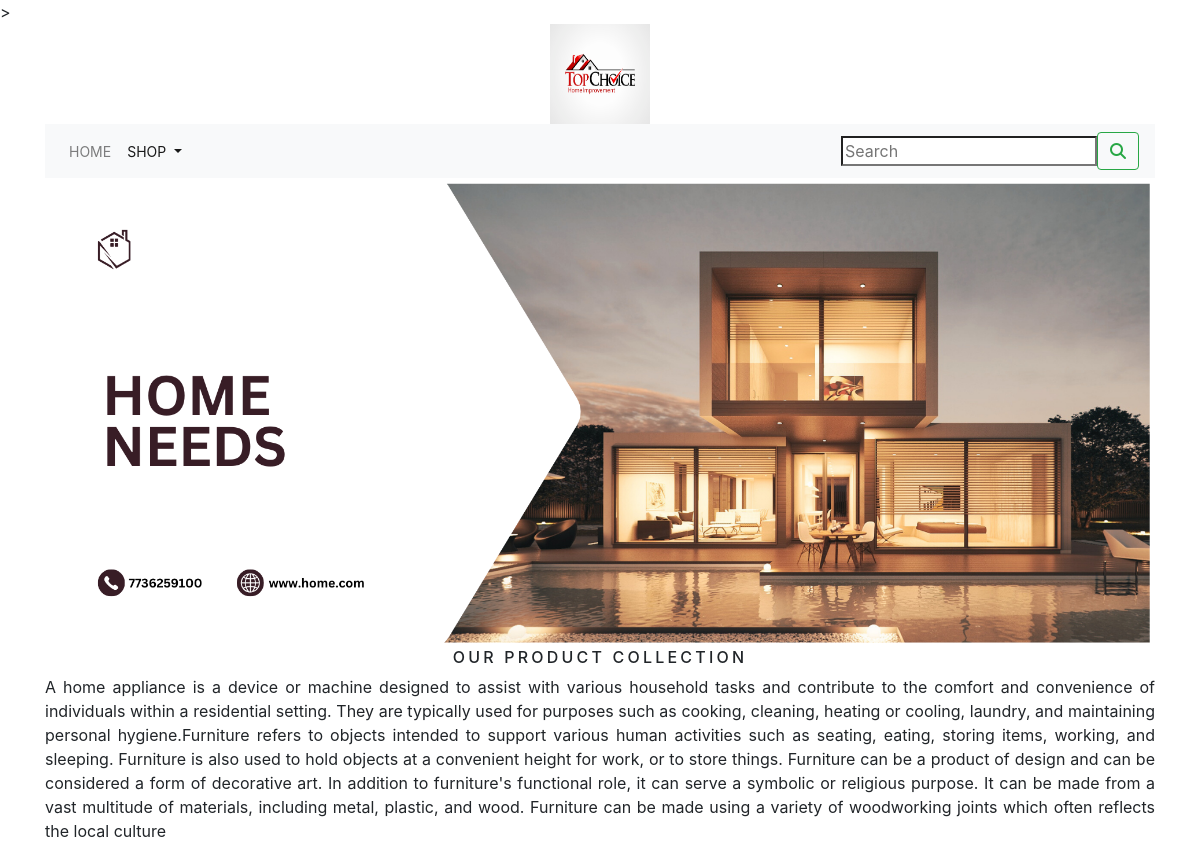
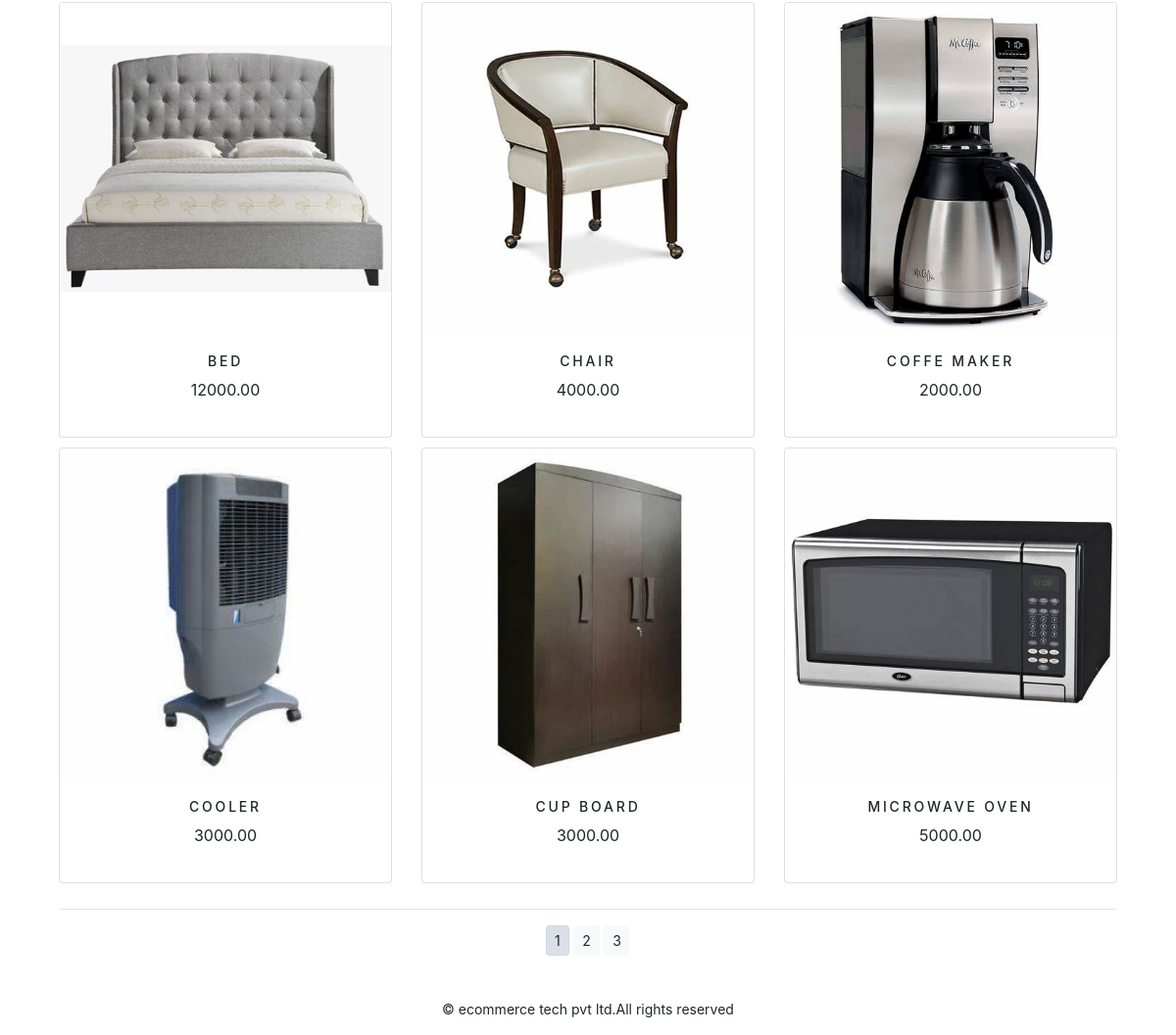
The app's page /ecommerceapp/ with its own data (2 pictures, top to bottom).
### ecommerceapp/models.py (models this page shows, shortened)
class product(models.Model):
    name = models.CharField(max_length=250, unique=True)
    slug = models.SlugField(max_length=250, unique=True)
    description=models.TextField(blank=True)
    price=models.DecimalField(max_digits=10,decimal_places=2)
    category=models.ForeignKey(category,on_delete=models.CASCADE)
    image=models.ImageField(upload_to='product',blank=True)
    stock=models.IntegerField()
    available=models.BooleanField(default=True)
    created=models.DateTimeField(auto_now_add=True)
    updated=models.DateTimeField(auto_now=True)
    def get_url(self):
        return reverse('ecommerceapp:prodCatdetail',args=[self.category.slug,self.slug])
    class Meta:
        ordering = ('name',)
        verbose_name = 'product'
        verbose_name_plural = 'products'

### ecommerceapp/views.py (the view)
# urls.py: path('',views.allProdCat,name='allProdCat'),
def allProdCat(request,c_slug=None):
    c_page=None
    products_list=None
    if c_slug!=None:
        c_page=get_object_or_404(category,slug=c_slug)
        products_list=product.objects.all().filter(category=c_page,available=True)
    else:
        products_list=product.objects.all().filter(available=True)
    paginator=Paginator(products_list,6)
    try:
        page=int(request.GET.get('page','1'))
    except:
        page=1
    try:
        products=paginator.page(page)
    except(EmptyPage,InvalidPage):
        products=paginator.page(paginator.num_pages)
    return render(request,'category.html',{'category':c_page,'products':products})

### cart/context_processors.py (called while the page is built)
def counter(request):
    item_count=0
    if 'admin' in request.path:
        return {}
    else:
        try:
            cart=Cart.objects.filter(cart_id=_cart_id(request))
            car_items=CartItem.objects.all().filter(cart=cart[:1])
            for cart_item in car_items:
                item_count += cart_item.quantity
        except Cart.DoesNotExist:
            item_count =0
    return dict(item_count=item_count)

### cart/views.py (called while the page is built)
def _cart_id(request):
    cart=request.session.session_key
    if not cart:
        cart=request.session.create()
    return cart

### ecommerceapp/context_processors.py (called while the page is built)
def menu_links(request):
    links=category.objects.all()
    return dict(links=links)

### ecommerceapp/models.py (called while the page is built)
    def get_link(self):
        return reverse('ecommerceapp:product_by_category',args=[self.slug])

### templates/category.html (shortened to what this page needs)
{% extends 'base.html' %}
{% load static %}
{% block content %}
<div class="mx-auto">
    {% if category %}
    <img class="my_image" src="{{category.image.url}}" alt="{{category.name}}">
</div>
    <br>
<div>
    <h1 class="text-center my_title">{{category.name}}</h1>
    <p class="text-justify">{{category.description}}</p>
</div>
{% else %}
<div>
    <img class="my_image my_image_padding"src="{% static 'img/banner.png' %}" alt="our products" width="1250px">
</div>
<div>
    <h1 class="text-center my_title">OUR PRODUCT COLLECTION</h1>
    <p class="text-justify">A home appliance is a device or machine designed to assist with various household tasks and contribute to the comfort and convenience of individuals within a residential setting. They are typically used for purposes such as cooking, cleaning, heating or cooling, laundry, and maintaining personal hygiene.Furniture refers to objects intended to support various human activities such as seating, eating, storing items, working, and sleeping. Furniture is also used to hold objects at a convenient height for work, or to store things. Furniture can be a product of design and can be considered a form of decorative art. In addition to furniture's functional role, it can serve a symbolic or religious purpose. It can be made from a vast multitude of materials, including metal, plastic, and wood. Furniture can be made using a variety of woodworking joints which often reflects the local culture</p>
</div>
{% endif %}
<div class="container">
    <div class="row">
        {% for product in products.object_list %}
        <div class="my_bottom_margin col-9 col-sm-12 col-md-12 col-md-4 col-lg-4">
            <div class="card text-center" style="min-width:18rem;">
                <a href="{{product.get_url}}"><img class="card-img-top my_image" src="{{product.image.url}}" alt="{{product.name}}" width="150px" height="150px"></a>
            <div class="card-body">
                <h4>{{product.name}}</h4>
                <p>{{product.price}}</p>
            </div>
            </div>
        </div>
        {% endfor %}
    </div>
    <div class="mx-auto">
        {% if products.paginator.num_pages > 1 %}
        <hr>
        <div class="text-center">
            {% for pg in products.paginator.page_range %}
            <a href="?page={{pg}}" class="btn btn-light btn-sm {% if products.number == pg %} active {% endif %}">{{pg}}</a>
            {% endfor %}
        </div>
        {% endif %}
    </div>
    <br>
</div>
{% endblock %}

### templates/base.html (shortened to what this page needs)
{% load static %}
<!DOCTYPE html>
<html lang="en">
<head>
    <link rel="stylesheet" href="{% static 'css/custom.css' %}">
        <link rel="stylesheet" href="{% static 'css/bootstrap.min.css' %}">
</head>
<body>
<div class="container">
{% include 'header.html' %}
{% include 'navbar.html' %}
{% block content %}
{% endblock %}
{% include 'footer.html' %}
</div>
</body>
</html>

### templates/header.html
{% load static %}
<header>
    <center>
        <a href="{% url 'ecommerceapp:allProdCat' %}"></a><img src="{% static 'img/logo.jpg' %}" alt="logimage" width="100px" height="100px">
    </center>
</header>

### templates/navbar.html (shortened to what this page needs)
<nav class="navbar navbar-expand-lg navbar-light bg-light">
  <div class="collapse navbar-collapse" id="navbarSupportedContent">
    <ul class="navbar-nav mr-auto">
      <li class="nav-item">
        <a class="nav-link" href="#">HOME</a>
      </li>
      <li class="nav-item dropdown {% if 'ecommerceapp' in request.path %} active {% endif %}">
        <a class="nav-link dropdown-toggle" href="#" id="navbarDropdown" role="button" data-toggle="dropdown" aria-haspopup="true" aria-expanded="false">
          SHOP
        </a>
      </li>
    </ul>
    <form class="form-inline my-2 my-lg-0" action="{% url 'search_app:SearchResult' %}" method="get">
      <input  type="search" placeholder="Search" name="q" aria-label="Search">
      <button class="btn btn-outline-success my-2 my-sm-0" type="submit"><i class="fa-solid fa-magnifying-glass"></i></button>
    </form>
  </div>
</nav>

### templates/footer.html
<div class="footer navbar-fixed-bottom my_footer">
    <p class="text-center">&copy; ecommerce tech pvt ltd.All rights reserved </p>
</div>

### static/css/custom.css (style rules this page uses)
body { font-family: 'Martian Mono', monospace; }
.nav-item { text-spacing : .2em; font-size : 14px; text-transform : uppercase; }
.my_footer { backgound-color : #af8ef2 height : 60px; }
.my_footer p { padding-top : 20px; font-size : 14px; }
.my_image { width : 100%; height : auto; }
.my_title { font-size : 16px; text-transform : uppercase; letter-spacing : .2em; }
.my_image_padding { padding : 5px; }
.my_bottom_margin { margin-bottom : 10px; }
.card-body h4 { font-size : 14px; text-transform: uppercase; letter-spacing: .2em; }

### records on screen
product: image (picture), name "BED", price "12000.00"
product: image (picture), name "CHAIR", price "4000.00"
product: image (picture), name "COFFE MAKER", price "2000.00"
product: image (picture), name "COOLER", price "3000.00"
product: image (picture), name "CUP BOARD", price "3000.00"
product: image (picture), name "MICROWAVE OVEN", price "5000.00"

### other values on screen
{{ pg }} "1" "2" "3"
